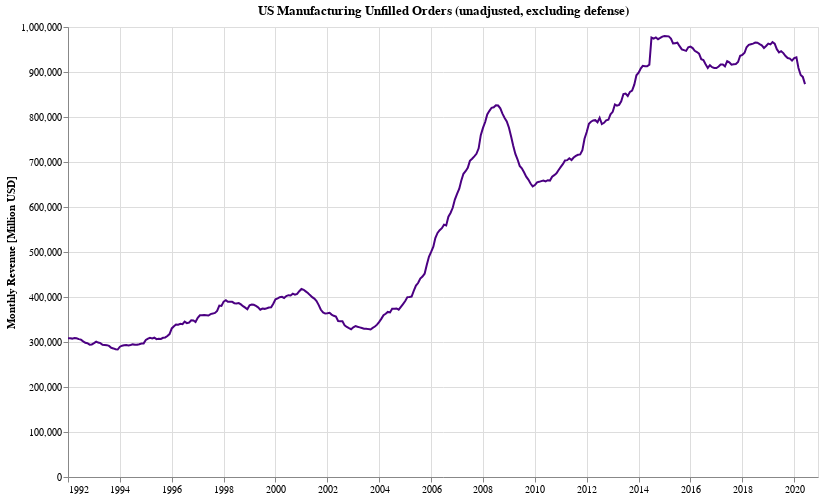

The notebook cell saved with this chart:
### Markdown cell above
## Unfilled Orders

### Code cell
chartFor(dfs['UnfilledOrders'], 'UMXDUO', 'US Manufacturing Unfilled Orders (unadjusted, excluding defense)')

### Figure 1 — Vega-Lite specification as saved in the notebook (floating-point values rounded to 4 significant figures; data arrays with more than 128 entries replaced by an {"elided": "..."} marker saying what was removed)
{"config": {"view": {"continuousWidth": 400, "continuousHeight": 300}}, "data": {"name": "data-f5a33fdde70bf751e3e2370f4e5e419d"}, "mark": {"type": "line", "color": "indigo"}, "encoding": {"tooltip": [{"type": "quantitative", "field": "value"}, {"type": "temporal", "field": "dt", "format": "%B - %Y"}], "x": {"type": "temporal", "axis": {"title": ""}, "field": "dt"}, "y": {"type": "quantitative", "axis": {"title": "Monthly Revenue [Million USD]"}, "field": "value"}}, "height": 450, "title": "US Manufacturing Unfilled Orders (unadjusted, excluding defense)", "width": 750, "$schema": "https://vega.github.io/schema/vega-lite/v4.8.1.json", "datasets": {"data-f5a33fdde70bf751e3e2370f4e5e419d": {"elided": "348 records"}}}
